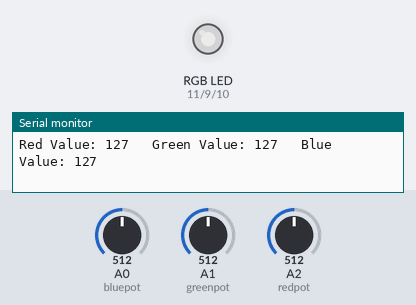
Recording of a sketch running on a simulated Arduino Uno, built with avr-gcc and run on an emulated ATmega328P. Shown: an RGB LED mixed from three pins (HIGH = lit), the last lines printed to the serial monitor. The inputs (shaded band) are chosen by the test bench; at power-on: A0 (bluepot) = 512, A1 (greenpot) = 512, A2 (redpot) = 512. Dim RGB values are drawn brighter than linear.

Above: at 1.2 s.
1.3 s: A0 (bluepot) set to 417
At 2.5 s:
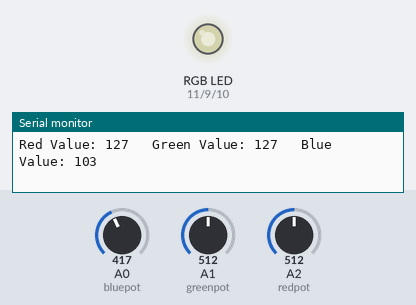
4.3 s: A0 (bluepot) set to 393
At 5.7 s:
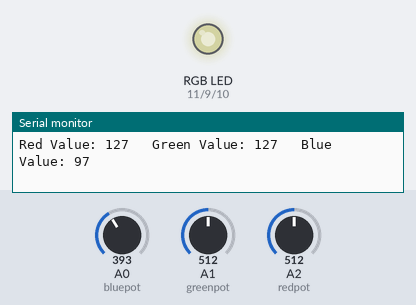
7.3 s: A1 (greenpot) set to 417
At 7.8 s:
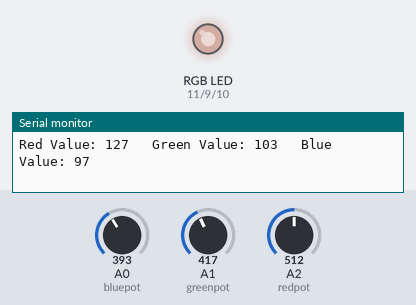
10.3 s: A1 (greenpot) set to 385
At 10.7 s:
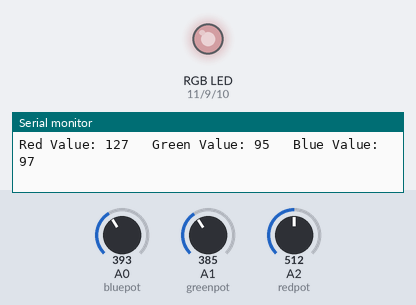
13.3 s: A2 (redpot) set to 413
At 14.4 s:
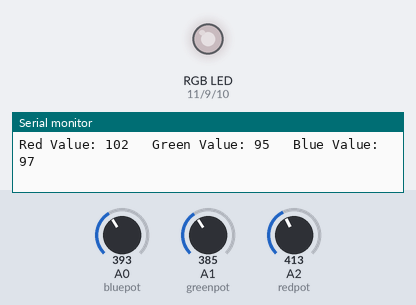
16.3 s: A2 (redpot) set to 393
At 16.9 s:
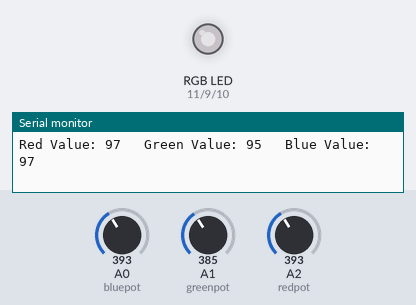
Timing chart, 0 to 19.3 s (numbered marks = the images above; inputs shaded):
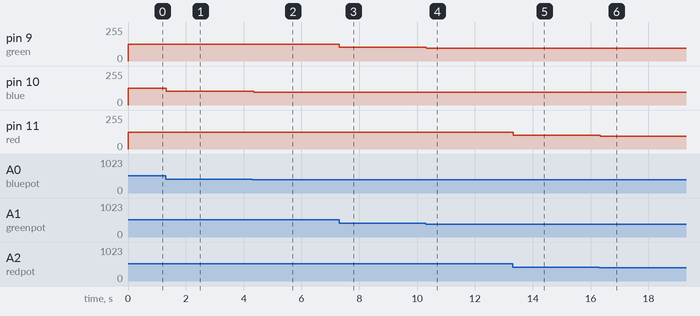

The sketch:

Knob_Controlled.ino
```cpp
//Constants for the LED and Potentiometer
const int green = 9;
const int red = 11;
const int blue= 10;
int const bluepot = A0;
int const greenpot = A1;
int const redpot = A2;
int redout;
int greenout;
int blueout;
int redmap;
int bluemap;
int greenmap;

void setup(){
  Serial.begin(9600);

  //Setting the Outputs
  pinMode(green,OUTPUT);
  pinMode(blue,OUTPUT);
  pinMode(red,OUTPUT);
}

void loop(){

  //Reading the Values
  redout = analogRead(redpot);
  greenout = analogRead(greenpot);
  blueout = analogRead(bluepot);

  //Mapping the values to the LED
  redmap = map(redout, 0, 1023, 0, 255);
  greenmap = map(greenout, 0, 1023, 0, 255);
  bluemap = map(blueout, 0, 1023, 0, 255);

  //Sending the values to the LED
  analogWrite(red, redmap);
  analogWrite(green, greenmap);
  analogWrite(blue, bluemap);

  //Printing the vlaues to the serial monitor
  Serial.print("Red Value: ");
  Serial.print(redmap);
  Serial.print("\t Green Value: ");
  Serial.print(greenmap);
  Serial.print("\t Blue Value: ");
  Serial.println(bluemap);

  delay(5);
}
```

Measured:
- after the input at 1.3 s, pin 10 (blue): 127/255 → 103/255 at once
- after the input at 4.3 s, pin 10 (blue): 103/255 → 97/255 at once
- after the input at 7.3 s, pin 9 (green): 127/255 → 103/255 at once
- after the input at 10.3 s, pin 9 (green): 103/255 → 95/255 at once
- after the input at 13.3 s, pin 11 (red): 127/255 → 102/255 at once
- after the input at 16.3 s, pin 11 (red): 102/255 → 97/255 at once
